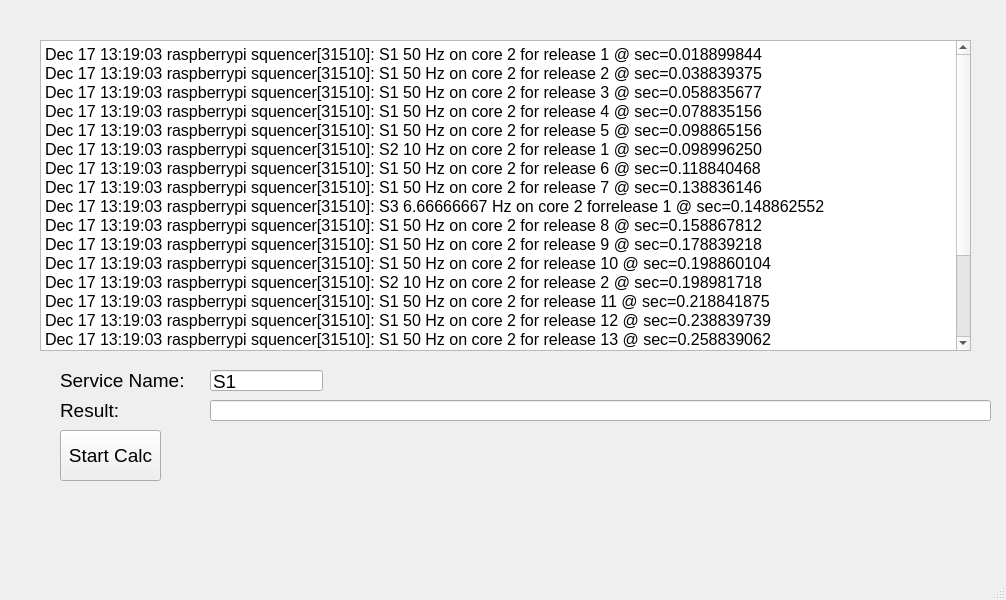
<?xml version="1.0" encoding="UTF-8"?>
<ui version="4.0">
 <class>MainWindow</class>
 <widget class="QMainWindow" name="MainWindow">
  <property name="geometry">
   <rect>
    <x>0</x>
    <y>0</y>
    <width>1006</width>
    <height>600</height>
   </rect>
  </property>
  <property name="windowTitle">
   <string>Syslog Calculator</string>
  </property>
  <widget class="QWidget" name="centralwidget">
   <widget class="QPushButton" name="BtnCalc">
    <property name="geometry">
     <rect>
      <x>60</x>
      <y>430</y>
      <width>101</width>
      <height>51</height>
     </rect>
    </property>
    <property name="font">
     <font>
      <pointsize>14</pointsize>
     </font>
    </property>
    <property name="text">
     <string>Start Calc</string>
    </property>
   </widget>
   <widget class="QPlainTextEdit" name="TxtInput">
    <property name="geometry">
     <rect>
      <x>40</x>
      <y>40</y>
      <width>931</width>
      <height>311</height>
     </rect>
    </property>
    <property name="font">
     <font>
      <pointsize>12</pointsize>
     </font>
    </property>
    <property name="plainText">
     <string>Dec 17 13:19:03 raspberrypi squencer[31510]: S1 50 Hz on core 2 for release 1 @ sec=0.018899844
Dec 17 13:19:03 raspberrypi squencer[31510]: S1 50 Hz on core 2 for release 2 @ sec=0.038839375
Dec 17 13:19:03 raspberrypi squencer[31510]: S1 50 Hz on core 2 for release 3 @ sec=0.058835677
Dec 17 13:19:03 raspberrypi squencer[31510]: S1 50 Hz on core 2 for release 4 @ sec=0.078835156
Dec 17 13:19:03 raspberrypi squencer[31510]: S1 50 Hz on core 2 for release 5 @ sec=0.098865156
Dec 17 13:19:03 raspberrypi squencer[31510]: S2 10 Hz on core 2 for release 1 @ sec=0.098996250
Dec 17 13:19:03 raspberrypi squencer[31510]: S1 50 Hz on core 2 for release 6 @ sec=0.118840468
Dec 17 13:19:03 raspberrypi squencer[31510]: S1 50 Hz on core 2 for release 7 @ sec=0.138836146
Dec 17 13:19:03 raspberrypi squencer[31510]: S3 6.66666667 Hz on core 2 forrelease 1 @ sec=0.148862552
Dec 17 13:19:03 raspberrypi squencer[31510]: S1 50 Hz on core 2 for release 8 @ sec=0.158867812
Dec 17 13:19:03 raspberrypi squencer[31510]: S1 50 Hz on core 2 for release 9 @ sec=0.178839218
Dec 17 13:19:03 raspberrypi squencer[31510]: S1 50 Hz on core 2 for release 10 @ sec=0.198860104
Dec 17 13:19:03 raspberrypi squencer[31510]: S2 10 Hz on core 2 for release 2 @ sec=0.198981718
Dec 17 13:19:03 raspberrypi squencer[31510]: S1 50 Hz on core 2 for release 11 @ sec=0.218841875
Dec 17 13:19:03 raspberrypi squencer[31510]: S1 50 Hz on core 2 for release 12 @ sec=0.238839739
Dec 17 13:19:03 raspberrypi squencer[31510]: S1 50 Hz on core 2 for release 13 @ sec=0.258839062
Dec 17 13:19:03 raspberrypi squencer[31510]: S1 50 Hz on core 2 for release 14 @ sec=0.278841250
Dec 17 13:19:03 raspberrypi squencer[31510]: S1 50 Hz on core 2 for release 15 @ sec=0.298861770
Dec 17 13:19:03 raspberrypi squencer[31510]: S2 10 Hz on core 2 for release 3 @ sec=0.300078020
Dec 17 13:19:03 raspberrypi squencer[31510]: S3 6.66666667 Hz on core 2 forrelease 2 @ sec=0.300316770
</string>
    </property>
   </widget>
   <widget class="QLabel" name="label">
    <property name="geometry">
     <rect>
      <x>60</x>
      <y>400</y>
      <width>71</width>
      <height>21</height>
     </rect>
    </property>
    <property name="font">
     <font>
      <pointsize>14</pointsize>
     </font>
    </property>
    <property name="text">
     <string>Result:</string>
    </property>
   </widget>
   <widget class="QLineEdit" name="TxtResults">
    <property name="geometry">
     <rect>
      <x>210</x>
      <y>400</y>
      <width>781</width>
      <height>21</height>
     </rect>
    </property>
    <property name="font">
     <font>
      <pointsize>14</pointsize>
     </font>
    </property>
   </widget>
   <widget class="QLineEdit" name="TxtServiceName">
    <property name="geometry">
     <rect>
      <x>210</x>
      <y>370</y>
      <width>113</width>
      <height>21</height>
     </rect>
    </property>
    <property name="font">
     <font>
      <pointsize>14</pointsize>
     </font>
    </property>
    <property name="text">
     <string>S1</string>
    </property>
   </widget>
   <widget class="QLabel" name="label_2">
    <property name="geometry">
     <rect>
      <x>60</x>
      <y>370</y>
      <width>131</width>
      <height>21</height>
     </rect>
    </property>
    <property name="font">
     <font>
      <pointsize>14</pointsize>
     </font>
    </property>
    <property name="text">
     <string>Service Name:</string>
    </property>
   </widget>
  </widget>
  <widget class="QMenuBar" name="menubar">
   <property name="geometry">
    <rect>
     <x>0</x>
     <y>0</y>
     <width>1006</width>
     <height>21</height>
    </rect>
   </property>
  </widget>
  <widget class="QStatusBar" name="statusbar"/>
 </widget>
 <resources/>
 <connections/>
</ui>
